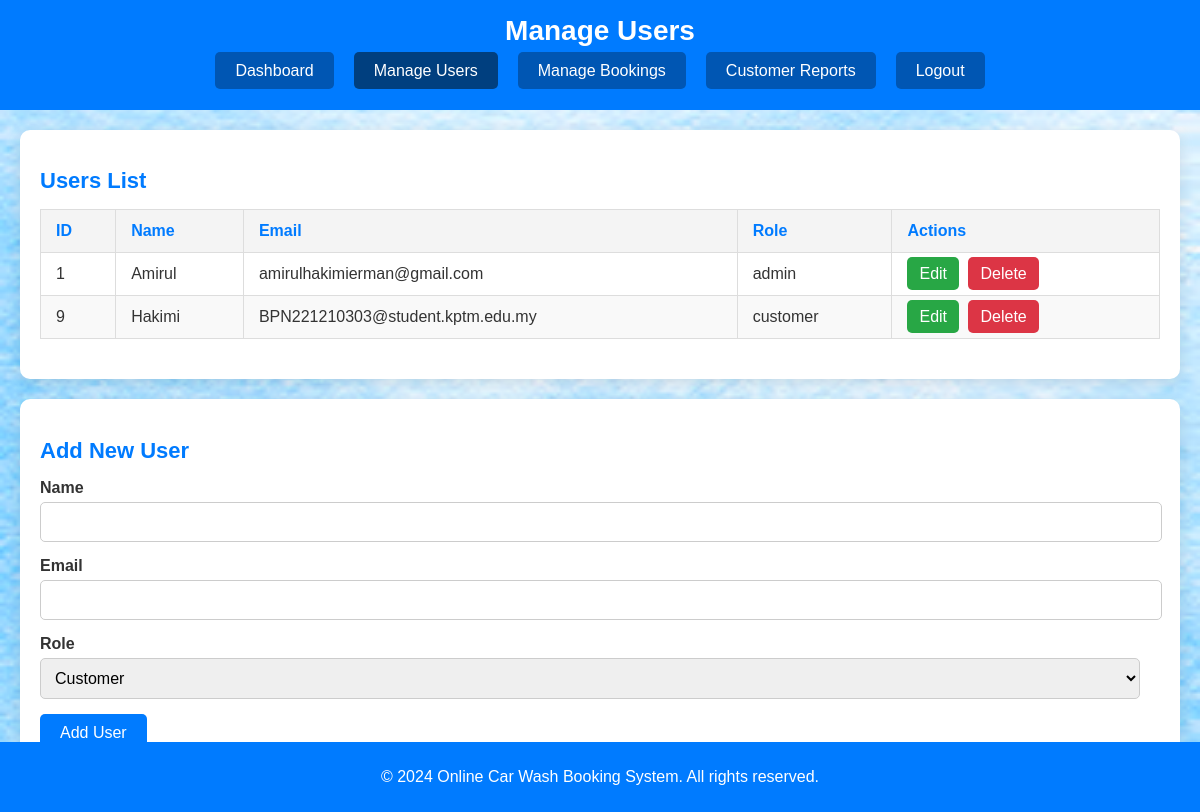
Screenshot of /manage_user.php with the database file from the repository.
### tables this page shows
CREATE TABLE `users` (
  `user_id` int(11) NOT NULL,
  `name` varchar(100) DEFAULT NULL,
  `email` varchar(100) DEFAULT NULL,
  `password` varchar(255) DEFAULT NULL,
  `phone` int(11) DEFAULT NULL,
  `role` enum('admin','customer') NOT NULL
);

### manage_user.php (the view, shortened to what this page needs)
<?php
$host = 'localhost';
$db = 'carwash';
$user = 'root';
$pass = '';
$charset = 'utf8mb4';
$dsn = "mysql:host=$host;dbname=$db;charset=$charset";
$options = [
    PDO::ATTR_ERRMODE            => PDO::ERRMODE_EXCEPTION,
    PDO::ATTR_DEFAULT_FETCH_MODE => PDO::FETCH_ASSOC,
    PDO::ATTR_EMULATE_PREPARES   => false,
];
try {
    $pdo = new PDO($dsn, $user, $pass, $options);
} catch (\PDOException $e) {
    throw new \PDOException($e->getMessage(), (int)$e->getCode());
}
$stmt = $pdo->query('SELECT * FROM users');
$users = $stmt->fetchAll();
?>
<!DOCTYPE html>
<html lang="en">
<head>
</head>
<body>
    <header>
        <h1>Manage Users</h1>
        <nav>
            <ul>
                <li><a href="../ITP/dashboard.php">Dashboard</a></li>
                <li><a href="../ITP/manage_user.php" class="active">Manage Users</a></li>
                <li><a href="../ITP/manage_bookings.php">Manage Bookings</a></li>
                <li><a href="../ITP/view_reports.php">Customer Reports</a></li>
                <li><a href="../ITP/logout.php">Logout</a></li>
            </ul>
        </nav>
    </header>
    <main>
        <section>
            <h2>Users List</h2>
            <table>
                <thead>
                    <tr>
                        <th>ID</th>
                        <th>Name</th>
                        <th>Email</th>
                        <th>Role</th>
                        <th>Actions</th>
                    </tr>
                </thead>
                <tbody>
                    <?php foreach ($users as $user): ?>
                    <tr>
                        <td><?= htmlspecialchars($user['user_id']); ?></td>
                        <td><?= htmlspecialchars($user['name']); ?></td>
                        <td><?= htmlspecialchars($user['email']); ?></td>
                        <td><?= htmlspecialchars($user['role']); ?></td>
                        <td>
                            <a href="edit_user.php?id=<?= $user['user_id']; ?>" class="edit-btn">Edit</a>
                            <a href="delete_user.php?id=<?= $user['user_id']; ?>" class="delete-btn" onclick="return confirm('Are you sure you want to delete this user?');">Delete</a>
                        </td>
                    </tr>
                    <?php endforeach; ?>
                </tbody>
            </table>
        </section>
        <section>
            <h2>Add New User</h2>
            <form action="add_user.php" method="post">
                <div class="input-group">
                    <label for="name">Name</label>
                    <input type="text" id="name" name="name" required>
                </div>
                <div class="input-group">
                    <label for="email">Email</label>
                    <input type="email" id="email" name="email" required>
                </div>
                <div class="input-group">
                    <label for="role">Role</label>
                    <select id="role" name="role" required>
                        <option value="Customer">Customer</option>
                    </select>
                </div>
                <button type="submit">Add User</button>
            </form>
        </section>
    </main>
    <footer>
        <p>&copy; 2024 Online Car Wash Booking System. All rights reserved.</p>
    </footer>
</body>
</html>

### manage_user.php (style rules this page uses)
body { font-family: Arial, sans-serif; background: url('images/wallpaper.png') no-repeat center center fixed; background-size: cover; margin: 0; padding: 0; color: #333; }
header { background-color: #007bff; color: white; padding: 15px 0; text-align: center; }
header h1 { margin: 0; font-size: 28px; }
nav ul { list-style: none; padding: 0; margin: 15px 0; display: flex; justify-content: center; }
nav ul li { margin: 0 10px; }
nav ul li a { color: white; text-decoration: none; font-size: 16px; padding: 10px 20px; border-radius: 5px; background-color: #0056b3; transition: background-color 0.3s; }
nav ul li a.active { background-color: #003f7f; }
main { padding: 20px; max-width: 1200px; margin: 0 auto; }
section { background-color: #ffffff; padding: 20px; border-radius: 10px; box-shadow: 0 4px 15px rgba(0, 0, 0, 0.1); margin-bottom: 20px; }
section h2 { color: #007bff; font-size: 22px; margin-bottom: 15px; }
table { width: 100%; border-collapse: collapse; margin-bottom: 20px; }
table th, table td { padding: 12px 15px; border: 1px solid #ddd; text-align: left; }
table th { background-color: #f4f4f4; color: #007bff; }
table tbody tr:nth-child(even) { background-color: #f9f9f9; }
.edit-btn, .delete-btn { text-decoration: none; padding: 8px 12px; border-radius: 5px; color: white; margin-right: 5px; }
.edit-btn { background-color: #28a745; }
.delete-btn { background-color: #dc3545; }
.input-group { margin-bottom: 15px; }
.input-group label { display: block; margin-bottom: 5px; font-weight: bold; }
.input-group input, .input-group select { width: calc(100% - 20px); padding: 10px; border-radius: 5px; border: 1px solid #ccc; font-size: 16px; }
button { padding: 10px 20px; background-color: #007bff; color: white; border: none; border-radius: 5px; cursor: pointer; font-size: 16px; }
footer { background-color: #007bff; color: white; text-align: center; padding: 10px 0; position: fixed; bottom: 0; width: 100%; }

### rows the page displays
users: user_id "1", name "Amirul", email "amirulhakimierman@gmail.com", role "admin"
users: user_id "9", name "Hakimi", email "BPN221210303@student.kptm.edu.my", role "customer"
